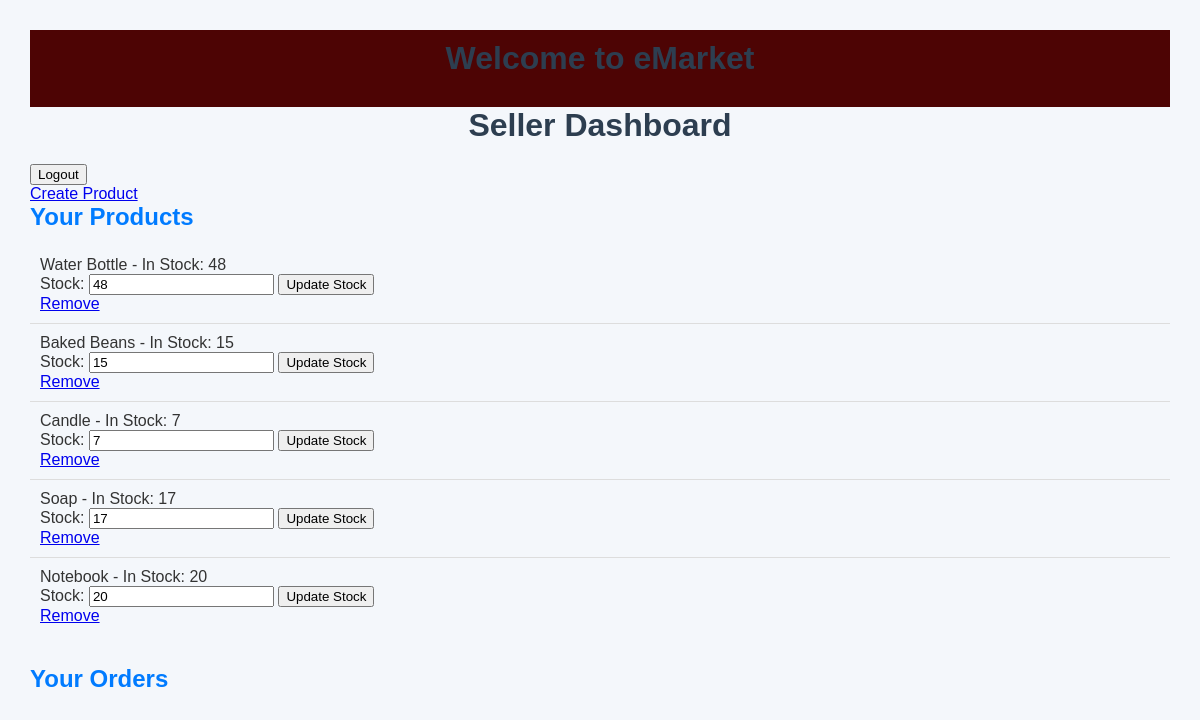
/seller_dashboard/ (signed in), run on an earlier commit of the app's database.
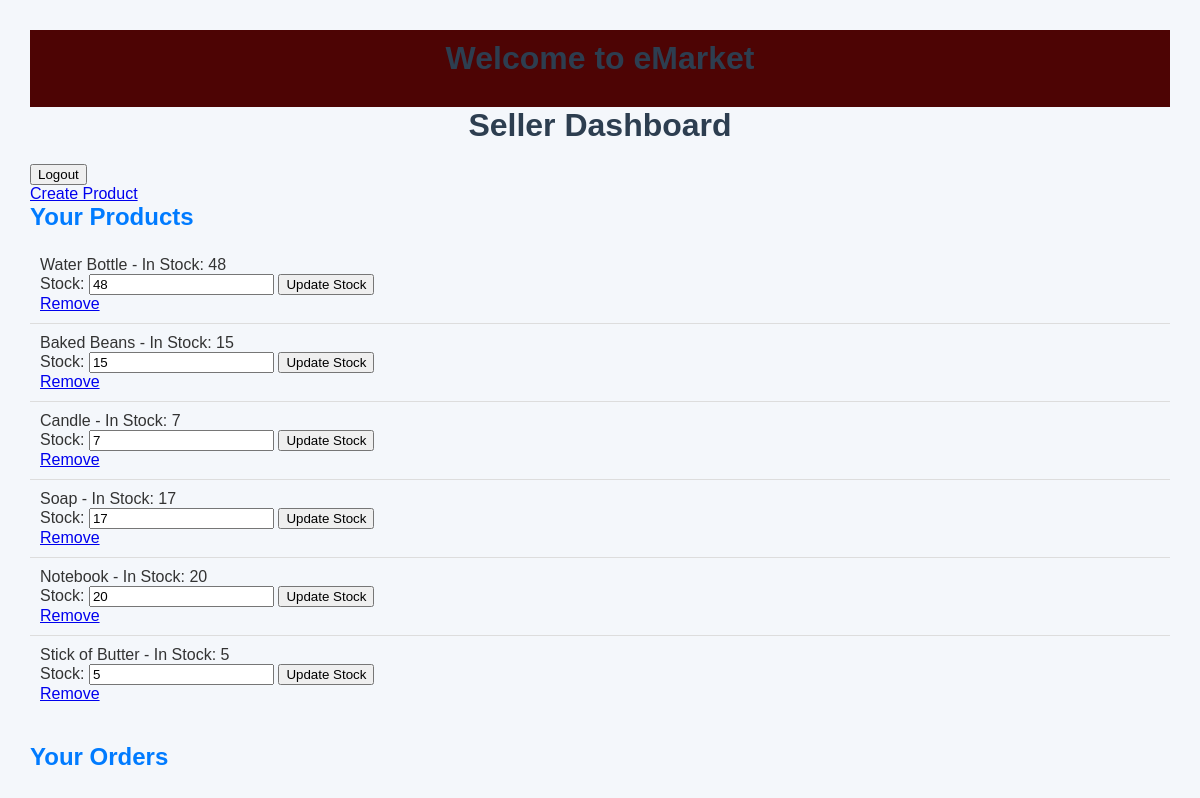
And on a later commit of the database.
### app/models.py (models this page shows, shortened)
class Product(models.Model):
    name = models.CharField(max_length=100)
    price = models.DecimalField(decimal_places=2, max_digits=10,default=0, validators=[MinValueValidator(0, message='Please enter a valid price.')],) # type: ignore
    description = models.CharField(max_length=250, default="")
    stock = models.PositiveIntegerField(default=1)
    date_created = models.DateTimeField(null=True,auto_now_add=True)
    seller = models.ForeignKey(User, on_delete=models.CASCADE, null=True, limit_choices_to={'user_type': 'seller'}, related_name='products')
    image = models.ImageField(default="default.jpeg", upload_to="media/", blank=True)

### app/views.py (the view)
# urls.py: path('seller_dashboard/', views.seller_dashboard, name='seller_dashboard'),
@login_required
def seller_dashboard(request):
    products = Product.objects.filter(seller=request.user).distinct()
    orders = Order.objects.filter(cart__cartProducts__product__seller=request.user).distinct()
    return render(request, 'app/seller_dashboard.html', {'products': products, 'orders': orders})

### app/templates/app/seller_dashboard.html (shortened to what this page needs)
<!DOCTYPE html>
<html lang="en">
<head>
    {% load static %}
    <link rel="stylesheet" href="{% static 'app/seller_dashboard.css' %}">
</head>
<body>
    <header>
        <h1>Welcome to eMarket</h1>
    </header>
    <h1>Seller Dashboard</h1>
    <form method="POST" action="{% url 'logout' %}">
        <button type="submit">Logout</button>
    </form>
    <a href="{% url 'create_product' %}">Create Product</a>
    <h2>Your Products</h2>
    <ul>
        {% for product in products %}
            <li>
                {{ product.name }} - In Stock: {{ product.stock }}
                <form method="POST" action="{% url 'update_stock' product.id %}">
                    <label for="stock">Stock:</label>
                    <input type="number" name="stock" value="{{ product.stock }}" min="0">
                    <button type="submit">Update Stock</button>
                </form>
                <a href="{% url 'remove_product' product.id %}">Remove</a>
            </li>
        {% endfor %}
    </ul>
    <h2>Your Orders</h2>
</body>
</html>

What changed in the data, as far as the page shows it:
added Product: name "Stick of Butter", stock "5"
